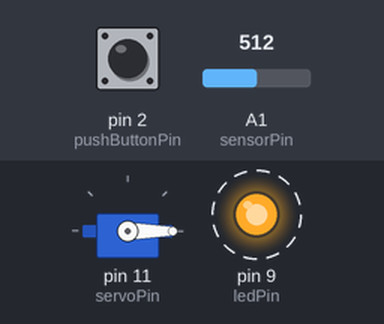
Bench run of a sketch on a simulated Arduino Uno, built with avr-gcc and run on an emulated ATmega328P. Shown: servo, output pins drawn as LEDs (lit = HIGH). Dashed ring = blinking. The test bench sets the inputs (shaded band); at power-on: pin 2 (pushButtonPin) LOW, A1 (sensorPin) = 512.

Above: at 1.2 s.
1.3 s: pin 2 (pushButtonPin) pulled HIGH for 0.15 s
At 1.9 s:
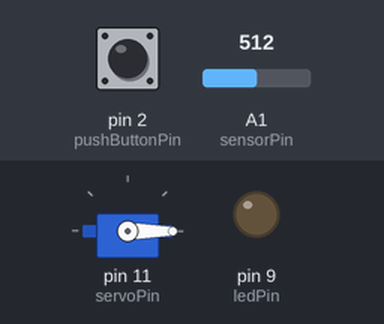
2.9 s: pin 2 (pushButtonPin) pulled HIGH for 1 s
At 3.83 s:
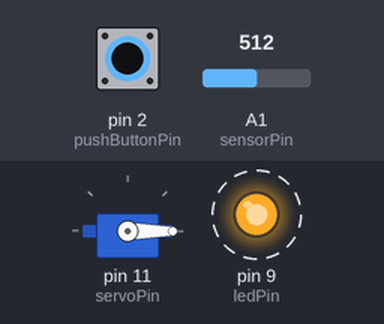
6.1 s: pin 2 (pushButtonPin) pulled HIGH for 3.2 s
Timing chart, 0 to 9.1 s (numbered marks = the images above; inputs shaded):
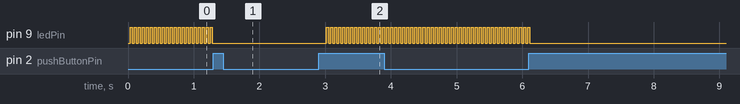

Measured:
- after the input at 1.3 s, pin 9 (ledPin): stops changing and stays LOW
- after the input at 2.9 s, pin 9 (ledPin): alternates HIGH for 0.03 s and LOW for 0.03 s, starting after 0.12 s
- after the input at 6.1 s, pin 9 (ledPin): goes on until 6.1 s, then stays LOW
- by itself, pin 9 (ledPin): alternates HIGH for 0.03 s and LOW for 0.03 s

The sketch:

AfP_Class3_Ex09_step2_ServoPlayRecord.pde
```cpp
/*
  This code starts to combine multiple things we've done in class,
      * OnPress control of mode
      * blinking without delay while something else is going on
      * Servo Control
  And now... recording!!

 This version was for Class 2 of the Arduino for Programmers course taught at
  CRASH Space in October, 2010.

 The Circuit:
 * Pin 2: momentary button attached, pulled high externally w/ 10k Ohm resistor
 (LOW = pressed)
 * Pin 9: LED, anode to microcontroller, 330 Ohm restor from cathode to ground
 * Pin 11: Hobby Servo (moved from pin 9 in example code) (see ardx.org/CIRC04)
 * Analog Pin 0: Flex Sensor (optional, not in code as written)
 * Analog Pin 1: Potentiometer

 The Behavior:
 When the button is pressed the Servo follows the behavior of the sensor. When
 the button is pressed again it returns to moving from position to position in
 the RECORDED! array.

 Written By: Carlyn Maw
 Created: October 25 2010
 Updated: Nov 1 2010

 */


//DEFINE: STEP ONE, IS YOUR DEBUG ON AND GLOBAL STATUS VARS
#include <Servo.h>

boolean debugFlag = 0;      //controls serial printing of debug statement
int baudRate = 9600;        //just needs to agree with what is listening to you

int runFlag = 1;   //start in playback mode.


unsigned long lastMillis= 0;
unsigned long currentMillis = 0;

//DEFINE: STEP TWO, INPUTS AND THEIR VARIABLES

//-------------------------------------- ANALOG SENSOR
const int sensorPin = A1;  //The Potentiometer
int sensorValue = 0;      //Sensor Value
int sensorMax = 1023;     //Maximum value this sensor will ever have as a reading
int sensorMin = 0;        //Minimum value this sensor will ever have as a reading


//--------------------------------------------- BUTTON
const int pushButtonPin = 2;    //the push button
int pushButtonState = 0;
int lastPushButtonState = 0;


//DEFINE: STEP THREE, OUTPUTS AND THEIR VARIABLES

//--------------------------------------------- SERVO
Servo myservo;  // create servo object to control a servo
int servoPin = 11;

byte lastServoLoc;
byte currentServoLoc;
byte destinationServoLoc;
//byte departureServoLoc;

boolean arrived;
const int servoSnapTo = 1;
const int servoAcceleration = 2;


const int lengthOfSequence = 200;

byte activeSequence[lengthOfSequence]= {
  100,12,120,36,149,25,176,27,143,79,100,12,120,36,149,25,176,27,143,79,100,12,120,36,149,25,176,27,143,79,100,12,120,36,149,25,176,27,143,79 }
;

int servoArrayIndex = 0;

//--------------------------------------------- LED

const int ledPin = 9;

//led timing variables
int blinkOnPeriod = 200;
int blinkState;
long blinkFlipTime;


//DEFINE: STEP FOUR, SAMPLING VARIABLES
int samplePeriod = 35; // how often.....

const int sampleMaxNumber = lengthOfSequence;
int sampleIndex= 0;
boolean samplingBufferFullFlag = false;

int sampleState;
long sampleFlipTime;       //knows the last time it changed


//------------------------------------------------------------------ START SETUP LOOP
void setup()
{
  //SETUP STEP ONE: Attach Serial
  Serial.begin(baudRate);

  //SETUP STEP TWO: DECLARE INPUTS & STARTING CONDTIONS
  pinMode(pushButtonPin, INPUT);


  //SETUP STEP THREE: DECLARE OUTPUTS & STARTING CONDTIONS
  pinMode(ledPin, OUTPUT);
  digitalWrite(ledPin, LOW);

  myservo.attach(servoPin);  // attaches the servo on pin 11 to the servo object);
  destinationServoLoc = activeSequence[0];
  myservo.write(0);
  currentServoLoc = 0;
  arrived = false;
}

//------------------------------------------------------------------ START MAIN LOOP
void loop() {
  //LOOP: STEP ONE, CHECK THE TIME
  lastMillis = currentMillis; // dumps the time from the last loop into previous holder
  currentMillis = millis();  // refreshes the time

  //LOOP: STEP TWO, SAVE AND UPDATE BUTTON
  lastPushButtonState = pushButtonState;  // dumps the buttpn State from the last loop into previous holder
  pushButtonState = digitalRead(pushButtonPin); // refreshes the button state

  //LOOP: STEP THREE, WHAT MODE SHOULD I BE IN?
  if (pushButtonState != lastPushButtonState && pushButtonState == HIGH) {
    runFlag ? runFlag=false : runFlag=true;
  }

  //LOOP: STEP THREE, IF IN RECORD MODE...
  if (runFlag == true) {
    arrived = false;
    servoArrayIndex= 0;
    if (samplingBufferFullFlag == false) {
      samplingBufferFullFlag = liveCapture(sensorPin, ledPin);
      if (!debugFlag) delay(15); // waits for the servo to get there
    } else {
      digitalWrite(ledPin, HIGH);
      sampleIndex = 0;
    }
  }
  //LOOP: STEP FOUR, ELSE IF IN PLAY BACK MODE...
  else {
    digitalWrite(ledPin, LOW);
    samplingBufferFullFlag = 0;
    if (arrived) {
      if (servoArrayIndex <= lengthOfSequence) {
        servoArrayIndex++;
      }
      else {
        servoArrayIndex = 0;
      }
      //departureServoLoc = destinationServoLoc;
      destinationServoLoc = activeSequence[servoArrayIndex];
      arrived = false;
      if (debugFlag) {Serial.print("New Desination: "); Serial.println(destinationServoLoc, DEC); }
    }
    else {
       if (debugFlag) Serial.println("not yet");
    }


    currentServoLoc = servoEaseTo(myservo, currentServoLoc, destinationServoLoc);
    //___NEED___ EITHER THE DELAY or the debugs!
    if (debugFlag == false) {
      delay(abs(currentServoLoc-destinationServoLoc)*2+10);
    } else {
      Serial.print("Current Servo Postition: ");
      Serial.println(currentServoLoc, DEC);
    }

    if (currentServoLoc == destinationServoLoc)
      arrived = true;
  }
  // ---- END PLAY MODE
}


//------------------------------------------------------------------ END MAIN LOOP


///----------------------------------------------------------------- BASIC blinkIt

void blinkIt(int myLED) {
  if ((blinkOnPeriod) < (currentMillis- blinkFlipTime)) {
    blinkState ? blinkState=false : blinkState=true;
    blinkFlipTime = currentMillis;
  }
  //(moving this line outside the if is what makes it update every time)
  digitalWrite(myLED,blinkState);
}

///------------------------------------------------------------------ liveCapture
boolean liveCapture(int mySensorPin, int myStatusLED) {
  sensorValue = analogRead(mySensorPin);            // reads the value of the potentiometer (value between 0 and 1023)
  byte servoCompressedSensorValue = map(sensorValue, 0, 1023, 0, 179);     // scale it to use it with the servo (value between 0 and 180)
  servoGoTo(myservo, servoCompressedSensorValue);
  boolean sampleFullFlag = saveSample(servoCompressedSensorValue, samplePeriod, activeSequence, lengthOfSequence, myStatusLED);
  return sampleFullFlag;
}

//------------------------------------------------------------------- saveSample

int saveSample(byte sampleValue, int mySamplePeriod, byte * destinationArray, int arrayLength, int myLED) {
  boolean done = false;
  //if the difference between the last time I flipped and the
  //current time is longer than the mySamplePeriod parameter
  //passed to me then...
  //divide by two b/c the LED is on for half the period
  if ((mySamplePeriod/2) < (currentMillis- sampleFlipTime)) {

    //flip me. google "question mark syntax c"
    if (sampleState)  {
      //take reading
      if (debugFlag) { Serial.println(); Serial.print("sampleIndex\t"); Serial.println(sampleIndex,DEC);}
      destinationArray[sampleIndex] = sampleValue;
      sampleIndex ++;
      sampleState=false;

      if (sampleIndex >= arrayLength)  {
        if (debugFlag) arrayPrintAll(destinationArray, arrayLength);
        done = true;
      } else {
        done = false;
      }

    }
    else {
      sampleState=true;
    }


    //update the sampleFlipTime with the current time.
    sampleFlipTime = currentMillis;
  }

  digitalWrite(myLED,sampleState);
  return done;
}

///------------------------------------------------------ START SERVO FUNCTIONS
///------------------------------------------------------------- servoGoTo
//move the server to new Loaction from oldLocation
void servoGoTo(Servo aServo, int newLocation, int oldLocation) {
  aServo.write(newLocation);
  //the two and the 4 are things you might at somepoint want
  //control of from the top of the code
  int delayFactor = abs(oldLocation - newLocation)*2 + 40;
  delay(delayFactor);              // waits for the servo to get there
  //THE SUPER EVIL DELAY IN FUNTION!!!
}

//move to new location at full speed
void servoGoTo(Servo aServo, int newLocation) {
  aServo.write(newLocation);
}

///---------------------------------------------------------------- servoEaseTo
//move the server to new Loaction from oldLocation with ease motion
byte servoEaseTo(Servo aServo, int currentLocation, int targetLocation) {
  int locDiff = (targetLocation - currentLocation);
  int movedToLocation = currentLocation + (locDiff)/servoAcceleration;
  if  (abs(movedToLocation-targetLocation) <= servoSnapTo) {
    movedToLocation = targetLocation;
  }
  aServo.write(movedToLocation);
  return movedToLocation;
}
```

arrayHandling.pde
```cpp
/*
 Written By: Carlyn Maw
 Created: Oct 25 2010
 Updated: Nov 1 2010
 */

//-------------------------------------------------------------------- BYTE ARRAYS
//------------------------------------------------------------------ arrayPrintAll
void arrayPrintAll(byte * sourceArray, int arrayLength) {
  arrayPrintAll(sourceArray, arrayLength, 10);
}

void arrayPrintAll(byte * sourceArray, int arrayLength, int outputType) {
  Serial.println();
  for (int i = 0; i < arrayLength; i++) {
    arrayPrintValueAtLocation(sourceArray, i, outputType);
    //for the humans
    //delay(200);
  }
  Serial.println();
}

//------------------------------------------------------ arrayPrintValueAtLocation
void arrayPrintValueAtLocation(byte * sourceArray, int address) {
  arrayPrintValueAtLocation(sourceArray, address, 10);
}

void arrayPrintValueAtLocation(byte * sourceArray, int address, int outputType) {

  byte value = sourceArray[address];

  Serial.print(address);
  Serial.print("\t");
  switch (outputType) {
  case 2:
    Serial.print(value, BIN);
    break;
  case 10:
    Serial.print(value, DEC);
    break;
  case 16:
    Serial.print(value, HEX);
    break;
  case 8:
    Serial.print(value, OCT);
    break;
  default:
    Serial.print(value, DEC);
    break;
  }

  Serial.println();
}
```
